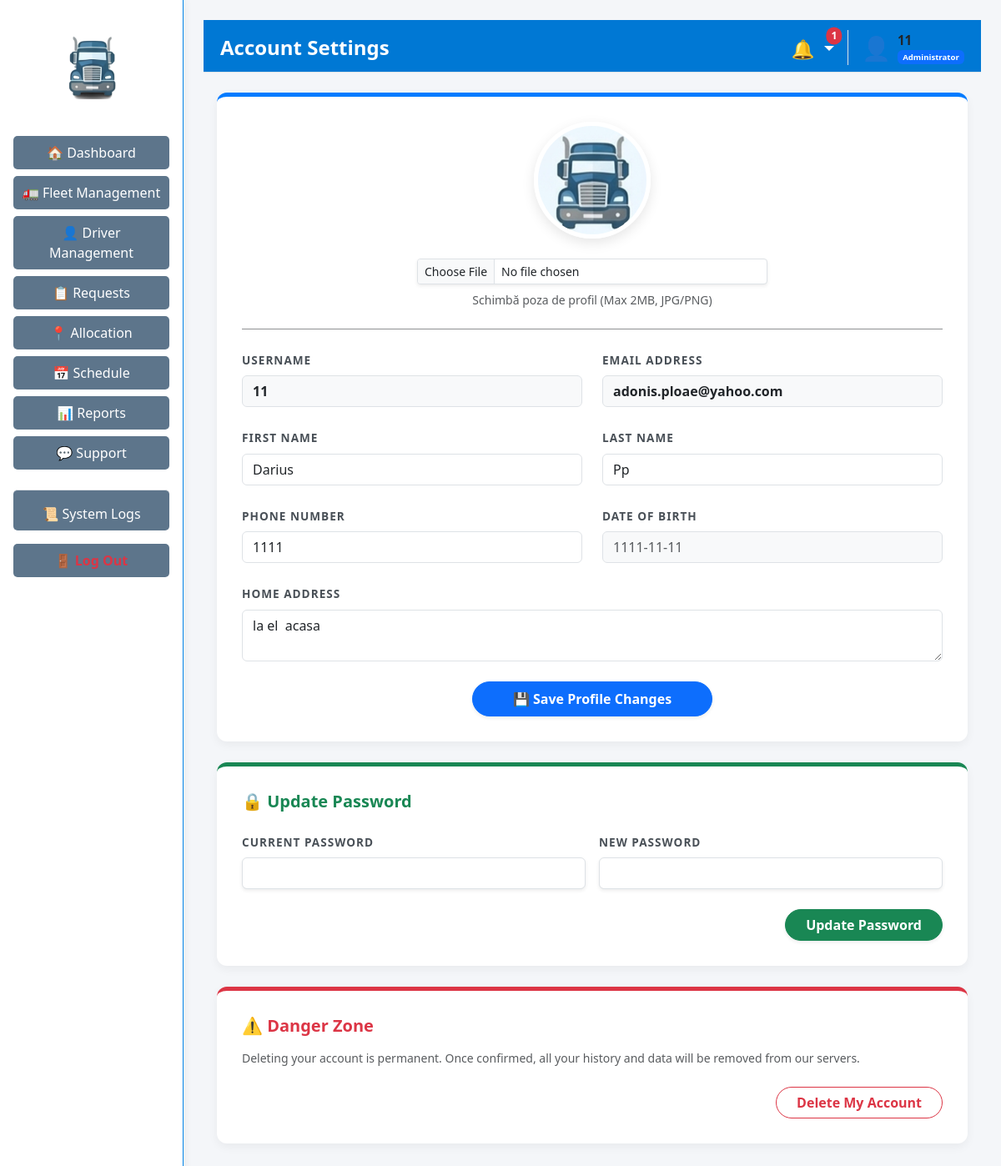
Screenshot of /profile (signed in) with the database file from the repository.
### tables this page shows
CREATE TABLE "users" (
                    id INTEGER PRIMARY KEY AUTOINCREMENT,
                    username TEXT UNIQUE NOT NULL,
                    password_hash TEXT NOT NULL,
                    role TEXT NOT NULL,
                    first_name TEXT,
                    last_name TEXT,
                    email TEXT UNIQUE,
                    phone_number TEXT,
                    date_of_birth TEXT,
                    address TEXT,
                    profile_picture TEXT,
                    failed_attempts INTEGER DEFAULT 0,
                    lockout_until TEXT
                );

### app/routes/profile_routes.py (the view)
@profile_bp.route('/profile', methods=['GET'])
def view_profile():
    if 'user_id' not in session:
        return redirect(url_for('auth.login'))
    user_data = profile_logic.get_user_profile(session['user_id'])
    return render_template('profile.html', user=user_data)

### app/controllers/profile_controller.py (called while the page is built)
    def get_user_profile(self, user_id: int) -> dict:
        with sqlite3.connect(DB_PATH) as conn:
            conn.row_factory = sqlite3.Row
            cursor = conn.cursor()
            cursor.execute("SELECT * FROM users WHERE id = ?", (user_id,))
            row = cursor.fetchone()
            return dict(row) if row else {}

### app/models/notification_model.py (called while the page is built)
    def get_unread_notifications(self, target1: str, target2: str = '') -> List[Dict[str, Any]]:
        try:
            with sqlite3.connect(DB_PATH) as conn:
                conn.row_factory = sqlite3.Row
                cursor = conn.execute(
                    "SELECT * FROM notifications WHERE target_role IN (?, ?, 'All') AND is_read = 0 ORDER BY timestamp DESC",
                    (str(target1).strip(), str(target2).strip())
                )
                return [dict(row) for row in cursor.fetchall()]
        except sqlite3.Error as e:
            logging.error(f"Error fetching notifications: {e}")
            return []

### app/templates/profile.html (shortened to what this page needs)
{% extends
    "layouts/admin_layout.html" if session.get('role') == 'Administrator' else
    "layouts/staff_layout.html" if session.get('role') == 'Staff' else
    "layouts/driver_layout.html" if session.get('role') == 'Driver' else
    "layouts/customer_layout.html"
%}
{% block page_header %}Account Settings{% endblock %}
{% block content %}
<div class="container-fluid">
    <div style="max-width: 900px; margin: 0 auto;">
        <div class="profile-card text-center">
            <form action="{{ url_for('profile.update_profile') }}" method="POST" enctype="multipart/form-data">
                <div class="mb-4">
                    {% if user.profile_picture %}
                        <img src="{{ url_for('static', filename='img/avatars/' + user.profile_picture) }}" class="avatar-preview mb-3">
                    {% else %}
                        <div class="avatar-preview d-inline-flex align-items-center justify-content-center bg-light text-secondary fs-1 mb-3">👤</div>
                    {% endif %}
                    <div class="d-flex justify-content-center mt-2">
                        <input class="form-control form-control-sm w-50 shadow-sm" type="file" name="profile_picture" accept="image/png, image/jpeg, image/jpg">
                    </div>
                    <p class="text-muted small mt-2">Schimbă poza de profil (Max 2MB, JPG/PNG)</p>
                </div>
                <hr class="my-4 opacity-50">
                <div class="row g-4 text-start">
                    <div class="col-md-6">
                        <label class="form-label">Username</label>
                        <input type="text" name="username" class="form-control fw-bold bg-light" value="{{ user.username }}" required>
                    </div>
                    <div class="col-md-6">
                        <label class="form-label">Email Address</label>
                        <input type="email" name="email" class="form-control fw-bold bg-light" value="{{ user.email }}">
                    </div>
                    <div class="col-md-6">
                        <label class="form-label">First Name</label>
                        <input type="text" name="first_name" class="form-control" value="{{ user.first_name }}">
                    </div>
                    <div class="col-md-6">
                        <label class="form-label">Last Name</label>
                        <input type="text" name="last_name" class="form-control" value="{{ user.last_name }}">
                    </div>
                    <div class="col-md-6">
                        <label class="form-label">Phone Number</label>
                        <input type="text" name="phone_number" class="form-control" value="{{ user.phone_number }}">
                    </div>
                    <div class="col-md-6">
                        <label class="form-label">Date of Birth</label>
                        <input type="text" class="form-control bg-light text-muted" value="{{ user.date_of_birth }}" disabled>
                    </div>
                    <div class="col-12">
                        <label class="form-label">Home Address</label>
                        <textarea name="address" class="form-control" rows="2">{{ user.address }}</textarea>
                    </div>
                    <div class="col-12 mt-4 text-center">
                        <button type="submit" class="btn btn-primary px-5 py-2 fw-bold shadow-sm rounded-pill">💾 Save Profile Changes</button>
                    </div>
                </div>
            </form>
        </div>
        <div class="profile-card security-card">
            <h5 class="fw-bold mb-4 text-success">🔒 Update Password</h5>
            <form action="{{ url_for('profile.change_password') }}" method="POST">
                <div class="row g-3">
                    <div class="col-md-6">
                        <label class="form-label">Current Password</label>
                        <input type="password" name="current_password" class="form-control shadow-sm" required>
                    </div>
                    <div class="col-md-6">
                        <label class="form-label">New Password</label>
                        <input type="password" name="new_password" class="form-control shadow-sm" required>
                    </div>
                    <div class="col-12 mt-4 text-end">
                        <button type="submit" class="btn btn-success px-4 fw-bold rounded-pill shadow-sm">Update Password</button>
                    </div>
                </div>
            </form>
        </div>
        <div class="profile-card danger-card">
            <h5 class="fw-bold text-danger mb-3">⚠️ Danger Zone</h5>
            <p class="text-muted small mb-4">Deleting your account is permanent. Once confirmed, all your history and data will be removed from our servers.</p>
            <form action="{{ url_for('profile.delete_account') }}" method="POST" onsubmit="return confirm('Are you absolutely sure you want to delete your account? This action is irreversible!');">
                <div class="text-end">
                    <button type="submit" class="btn btn-outline-danger px-4 fw-bold rounded-pill">Delete My Account</button>
                </div>
            </form>
        </div>
    </div>
</div>
{% endblock %}

### app/static/css/style.css (style rules this page uses)
body { margin: 0; padding: 0; font-family: 'Segoe UI', Tahoma, Geneva, Verdana, sans-serif; }

### app/templates/profile.html (style rules this page uses)
.profile-card { background: white; border-radius: 12px; box-shadow: 0 4px 12px rgba(0,0,0,0.05); padding: 30px; margin-bottom: 25px; border-top: 5px solid #007bff; }
.danger-card { border-top-color: #dc3545; }
.security-card { border-top-color: #198754; }
.form-label { font-weight: 700; color: #495057; font-size: 0.85rem; text-transform: uppercase; letter-spacing: 1px; }
.avatar-preview { width: 140px; height: 140px; object-fit: cover; border-radius: 50%; border: 5px solid #fff; box-shadow: 0 5px 15px rgba(0,0,0,0.1); transition: transform 0.2s; }

### rows the page displays
users: profile_picture (picture), username "11", email "adonis.ploae@yahoo.com", first_name "Darius", last_name "Pp", phone_number "1111", date_of_birth "1111-11-11", address "la el acasa"

### other values shown
{{ unread_count }} "1"
{{ session.get('username', 'Admin') }} "11"
